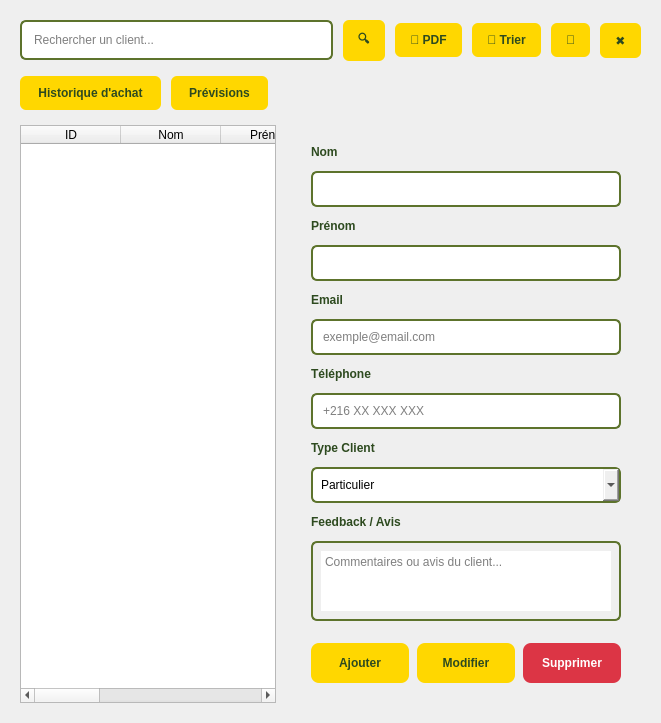
          <widget class="QWidget" name="clientListTab">
           <attribute name="title">
            <string>Liste des Clients</string>
           </attribute>
           <layout class="QVBoxLayout" name="tab1Layout">
            <property name="spacing">
             <number>15</number>
            </property>
            <property name="margin" stdset="0">
             <number>20</number>
            </property>
            <item>
             <layout class="QHBoxLayout" name="searchLayoutClient">
              <property name="spacing">
               <number>10</number>
              </property>
              <item>
               <widget class="QLineEdit" name="searchBoxClient">
                <property name="styleSheet">
                 <string>padding: 10px; border: 2px solid #5d732c; border-radius: 6px;</string>
                </property>
                <property name="placeholderText">
                 <string>Rechercher un client...</string>
                </property>
               </widget>
              </item>
              <item>
               <widget class="QPushButton" name="btnSearchClient">
                <property name="styleSheet">
                 <string>background: #ffd700; color: #2d4a1f; border: none; padding: 10px 15px; border-radius: 6px; font-weight: bold;</string>
                </property>
                <property name="text">
                 <string>🔍</string>
                </property>
               </widget>
              </item>
              <item>
               <widget class="QPushButton" name="btnExportClientPDF">
                <property name="styleSheet">
                 <string>background: #ffd700; color: #2d4a1f; border: none; padding: 10px 15px; border-radius: 6px; font-weight: bold;</string>
                </property>
                <property name="text">
                 <string>📄 PDF</string>
                </property>
               </widget>
              </item>
              <item>
               <widget class="QPushButton" name="btnTriClient">
                <property name="styleSheet">
                 <string>background: #ffd700; color: #2d4a1f; border: none; padding: 10px 15px; border-radius: 6px; font-weight: bold;</string>
                </property>
                <property name="text">
                 <string>🔽 Trier</string>
                </property>
               </widget>
              </item>
              <item>
               <widget class="QPushButton" name="btnRefreshClient">
                <property name="styleSheet">
                 <string>background: #ffd700; color: #2d4a1f; border: none; padding: 10px 15px; border-radius: 6px; font-weight: bold;</string>
                </property>
                <property name="text">
                 <string>🔄</string>
                </property>
               </widget>
              </item>
              <item>
               <widget class="QPushButton" name="btnClearClient">
                <property name="styleSheet">
                 <string>background: #ffd700; color: #2d4a1f; border: none; padding: 10px 15px; border-radius: 6px; font-weight: bold;</string>
                </property>
                <property name="text">
                 <string>✖</string>
                </property>
               </widget>
              </item>
             </layout>
            </item>
            <item>
             <layout class="QHBoxLayout" name="clientHistoriquePrevisionLayout">
              <property name="spacing">
               <number>10</number>
              </property>
              <item>
               <widget class="QPushButton" name="btnHistoriqueClient">
                <property name="styleSheet">
                 <string notr="true">background: #ffd700; color: #2d4a1f; border: none; padding: 10px 18px; border-radius: 6px; font-weight: bold;</string>
                </property>
                <property name="text">
                 <string>Historique d'achat</string>
                </property>
               </widget>
              </item>
              <item>
               <widget class="QPushButton" name="btnPrevisionClient">
                <property name="styleSheet">
                 <string notr="true">background: #ffd700; color: #2d4a1f; border: none; padding: 10px 18px; border-radius: 6px; font-weight: bold;</string>
                </property>
                <property name="text">
                 <string>Prévisions</string>
                </property>
               </widget>
              </item>
              <item>
               <spacer name="horizontalSpacerClientActions">
                <property name="orientation">
                 <enum>Qt::Orientation::Horizontal</enum>
                </property>
                <property name="sizeHint" stdset="0">
                 <size>
                  <width>40</width>
                  <height>20</height>
                 </size>
                </property>
               </spacer>
              </item>
             </layout>
            </item>
            <item>
             <layout class="QHBoxLayout" name="splitLayoutClient">
              <property name="spacing">
               <number>15</number>
              </property>
              <item>
               <widget class="QTableWidget" name="clientTable">
                <property name="columnCount">
                 <number>7</number>
                </property>
                <column>
                 <property name="text">
                  <string>ID</string>
                 </property>
                </column>
                <column>
                 <property name="text">
                  <string>Nom</string>
                 </property>
                </column>
                <column>
                 <property name="text">
                  <string>Prénom</string>
                 </property>
                </column>
                <column>
                 <property name="text">
                  <string>Email</string>
                 </property>
                </column>
                <column>
                 <property name="text">
                  <string>Téléphone</string>
                 </property>
                </column>
                <column>
                 <property name="text">
                  <string>Type Client</string>
                 </property>
                </column>
                <column>
                 <property name="text">
                  <string>Avis</string>
                 </property>
                </column>
               </widget>
              </item>
              <item>
               <widget class="QFrame" name="formPanelClient">
                <property name="minimumSize">
                 <size>
                  <width>350</width>
                  <height>0</height>
                 </size>
                </property>
                <property name="maximumSize">
                 <size>
                  <width>400</width>
                  <height>16777215</height>
                 </size>
                </property>
                <layout class="QVBoxLayout" name="formLayoutClient">
                 <property name="spacing">
                  <number>12</number>
                 </property>
                 <property name="margin" stdset="0">
                  <number>20</number>
                 </property>
                 <item>
                  <widget class="QLabel" name="labelNomClient">
                   <property name="styleSheet">
                    <string>color: #2d4a1f; font-weight: bold;</string>
                   </property>
                   <property name="text">
                    <string>Nom</string>
                   </property>
                  </widget>
                 </item>
                 <item>
                  <widget class="QLineEdit" name="inputNomClient">
                   <property name="styleSheet">
                    <string>padding: 8px; border: 2px solid #5d732c; border-radius: 6px;</string>
                   </property>
                  </widget>
                 </item>
                 <item>
                  <widget class="QLabel" name="labelPrenomClient">
                   <property name="styleSheet">
                    <string>color: #2d4a1f; font-weight: bold;</string>
                   </property>
                   <property name="text">
                    <string>Prénom</string>
                   </property>
                  </widget>
                 </item>
                 <item>
                  <widget class="QLineEdit" name="inputPrenomClient">
                   <property name="styleSheet">
                    <string>padding: 8px; border: 2px solid #5d732c; border-radius: 6px;</string>
                   </property>
                  </widget>
                 </item>
                 <item>
                  <widget class="QLabel" name="labelEmailClient">
                   <property name="styleSheet">
                    <string>color: #2d4a1f; font-weight: bold;</string>
                   </property>
                   <property name="text">
                    <string>Email</string>
                   </property>
                  </widget>
                 </item>
                 <item>
                  <widget class="QLineEdit" name="inputEmailClient">
                   <property name="styleSheet">
                    <string>padding: 8px; border: 2px solid #5d732c; border-radius: 6px;</string>
                   </property>
                   <property name="placeholderText">
                    <string>exemple@email.com</string>
                   </property>
                  </widget>
                 </item>
                 <item>
                  <widget class="QLabel" name="labelTelephoneClient">
                   <property name="styleSheet">
                    <string>color: #2d4a1f; font-weight: bold;</string>
                   </property>
                   <property name="text">
                    <string>Téléphone</string>
                   </property>
                  </widget>
                 </item>
                 <item>
                  <widget class="QLineEdit" name="inputTelephoneClient">
                   <property name="styleSheet">
                    <string>padding: 8px; border: 2px solid #5d732c; border-radius: 6px;</string>
                   </property>
                   <property name="placeholderText">
                    <string>+216 XX XXX XXX</string>
                   </property>
                  </widget>
                 </item>
                 <item>
                  <widget class="QLabel" name="labelTypeClient">
                   <property name="styleSheet">
                    <string>color: #2d4a1f; font-weight: bold;</string>
                   </property>
                   <property name="text">
                    <string>Type Client</string>
                   </property>
                  </widget>
                 </item>
                 <item>
                  <widget class="QComboBox" name="inputTypeClient">
                   <property name="styleSheet">
                    <string>padding: 8px; border: 2px solid #5d732c; border-radius: 6px;</string>
                   </property>
                   <item>
                    <property name="text">
                     <string>Particulier</string>
                    </property>
                   </item>
                   <item>
                    <property name="text">
                     <string>Entreprise</string>
                    </property>
                   </item>
                   <item>
                    <property name="text">
                     <string>Revendeur</string>
                    </property>
                   </item>
                   <item>
                    <property name="text">
                     <string>Grossiste</string>
                    </property>
                   </item>
                  </widget>
                 </item>
                 <item>
                  <widget class="QLabel" name="labelFeedbackClient">
                   <property name="styleSheet">
                    <string>color: #2d4a1f; font-weight: bold;</string>
                   </property>
                   <property name="text">
                    <string>Feedback / Avis</string>
                   </property>
                  </widget>
                 </item>
                 <item>
                  <widget class="QTextEdit" name="inputFeedbackClient">
                   <property name="minimumSize">
                    <size>
                     <width>0</width>
                     <height>60</height>
                    </size>
                   </property>
                   <property name="maximumSize">
                    <size>
                     <width>16777215</width>
                     <height>80</height>
                    </size>
                   </property>
                   <property name="styleSheet">
                    <string>padding: 8px; border: 2px solid #5d732c; border-radius: 6px;</string>
                   </property>
                   <property name="placeholderText">
                    <string>Commentaires ou avis du client...</string>
                   </property>
                  </widget>
                 </item>
                 <item>
                  <spacer>
                   <property name="orientation">
                    <enum>Qt::Orientation::Vertical</enum>
                   </property>
                   <property name="sizeHint" stdset="0">
                    <size>
                     <width>20</width>
                     <height>10</height>
                    </size>
                   </property>
                  </spacer>
                 </item>
                 <item>
                  <layout class="QHBoxLayout" name="formButtonsClient">
                   <property name="spacing">
                    <number>8</number>
                   </property>
                   <item>
                    <widget class="QPushButton" name="btnAddClient">
                     <property name="minimumSize">
                      <size>
                       <width>0</width>
                       <height>40</height>
                      </size>
                     </property>
                     <property name="styleSheet">
                      <string>background: #ffd700; color: #2d4a1f; border: none; padding: 12px; border-radius: 8px; font-weight: bold;</string>
                     </property>
                     <property name="text">
                      <string>Ajouter</string>
                     </property>
                    </widget>
                   </item>
                   <item>
                    <widget class="QPushButton" name="btnUpdateClient">
                     <property name="minimumSize">
                      <size>
                       <width>0</width>
                       <height>40</height>
                      </size>
                     </property>
                     <property name="styleSheet">
                      <string>background: #ffd700; color: #2d4a1f; border: none; padding: 12px; border-radius: 8px; font-weight: bold;</string>
                     </property>
                     <property name="text">
                      <string>Modifier</string>
                     </property>
                    </widget>
                   </item>
                   <item>
                    <widget class="QPushButton" name="btnDeleteClient">
                     <property name="minimumSize">
                      <size>
                       <width>0</width>
                       <height>40</height>
                      </size>
                     </property>
                     <property name="styleSheet">
                      <string>background: #dc3545; color: white; border: none; padding: 12px; border-radius: 8px; font-weight: bold;</string>
                     </property>
                     <property name="text">
                      <string>Supprimer</string>
                     </property>
                    </widget>
                   </item>
                  </layout>
                 </item>
                </layout>
               </widget>
              </item>
             </layout>
            </item>
           </layout>
          </widget>
